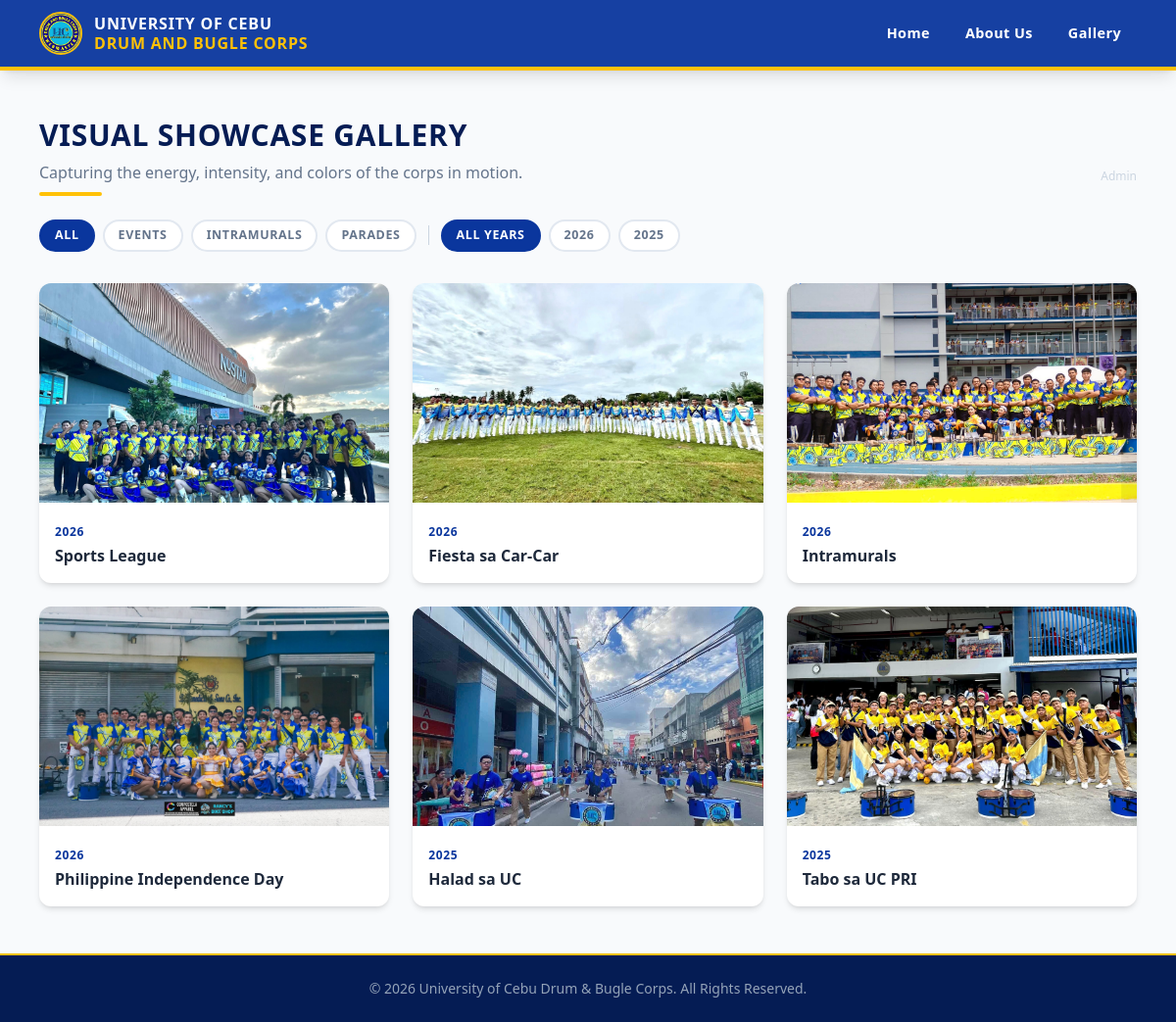
The page /gallery on the database its author committed.
### app.py (models this page shows)
class GalleryPhoto(db.Model):
    id = db.Column(db.Integer, primary_key=True)
    title = db.Column(db.String(150), nullable=False)
    year = db.Column(db.String(10), nullable=False)
    category = db.Column(db.String(50), nullable=False)
    filename = db.Column(db.String(200), nullable=False)

### app.py (the view, shortened to what this page needs)
@app.route('/gallery', methods=['GET', 'POST'])
def gallery():
    photos = GalleryPhoto.query.order_by(GalleryPhoto.year.desc(), GalleryPhoto.id.desc()).all()
    categories = sorted(set(p.category for p in photos))
    years = sorted(set(p.year for p in photos), reverse=True)
    is_admin = session.get('is_admin', False)
    return render_template('gallery.html', photos=photos, categories=categories, years=years, is_admin=is_admin)

### templates/gallery.html (shortened to what this page needs)
{% extends 'base.html' %}
{% block content %}
<div class="flex flex-col sm:flex-row sm:items-end justify-between gap-4 mb-2">
    <div>
        <h2 class="text-3xl font-black text-[#051C54] uppercase tracking-wide mb-2">Visual Showcase Gallery</h2>
        <p class="text-slate-500">Capturing the energy, intensity, and colors of the corps in motion.</p>
    </div>
    <div class="flex items-center gap-3 self-start sm:self-auto">
        {% if is_admin %}
        <button id="upload-toggle" class="flex items-center gap-2 bg-[#0A369D] hover:bg-[#051C54] text-white font-bold px-5 py-2.5 rounded-xl transition duration-300 hover:shadow-lg flex-shrink-0">
            <svg xmlns="http://www.w3.org/2000/svg" class="h-5 w-5" fill="none" viewBox="0 0 24 24" stroke="currentColor">
                <path stroke-linecap="round" stroke-linejoin="round" stroke-width="2" d="M12 4v16m8-8H4"/>
            </svg>
            Add Photo
        </button>
        <a href="{{ url_for('logout') }}" class="text-slate-400 hover:text-red-500 text-xs font-semibold transition duration-200 flex-shrink-0">
            Logout
        </a>
        {% else %}
        <a href="{{ url_for('login') }}" class="text-slate-300 hover:text-slate-500 text-xs transition duration-200 flex-shrink-0">
            Admin
        </a>
        {% endif %}
    </div>
</div>
<div class="w-16 h-1 bg-[#FFC107] rounded mb-6"></div>
{% if photos %}
<div class="flex flex-wrap items-center gap-2 mb-8">
    <button class="filter-btn is-active" data-value="all">All</button>
    {% for cat in categories %}
    <button class="filter-btn" data-value="{{ cat }}">{{ cat }}</button>
    {% endfor %}
    <button class="year-btn is-active" data-year="all">All Years</button>
    {% for yr in years %}
    <button class="year-btn" data-year="{{ yr }}">{{ yr }}</button>
    {% endfor %}
</div>
{% endif %}
<div id="gallery-grid" class="grid grid-cols-1 md:grid-cols-2 lg:grid-cols-3 gap-6">
    {% for photo in photos %}
    <div class="gallery-card group relative bg-white rounded-xl overflow-hidden shadow-md hover:shadow-xl transition duration-300 cursor-pointer"
         data-category="{{ photo.category }}"
         data-year="{{ photo.year }}"
         data-src="{{ url_for('static', filename='images/' + photo.filename) }}"
         data-title="{{ photo.title }}"
         data-meta="{{ photo.year }} · {{ photo.category }}"
         onclick="openLightbox(this)">
        <div class="h-56 overflow-hidden">
            <img src="{{ url_for('static', filename='images/' + photo.filename) }}"
                 alt="{{ photo.title }}"
                 class="w-full h-full object-cover group-hover:scale-105 transition duration-500">
        </div>
        <div class="p-4 transition duration-300 group-hover:opacity-0">
            <span class="text-xs font-bold text-[#0A369D] uppercase tracking-wider">{{ photo.year }}</span>
            <h4 class="text-base font-bold text-slate-800 mt-0.5">{{ photo.title }}</h4>
        </div>
    </div>
    {% else %}
    <div class="col-span-3 text-center py-16 text-slate-400">
        <p class="text-lg font-semibold">No photos yet. Click <strong class="text-[#0A369D]">Add Photo</strong> above to upload one.</p>
    </div>
    {% endfor %}
</div>
{% endblock %}

### templates/base.html (shortened to what this page needs)
<!DOCTYPE html>
<html lang="en">
<head>
    <script src="https://cdn.tailwindcss.com"></script>
    <link rel="stylesheet" href="{{ url_for('static', filename='css/style.css') }}">
</head>
<body class="bg-slate-50 text-slate-900 flex flex-col min-h-screen font-sans">
    <header class="sticky top-0 z-50 bg-[#0A369D]/95 backdrop-blur-md border-b-4 border-[#FFC107] shadow-lg">
        <div class="max-w-6xl mx-auto px-4 py-3">
            <div class="flex flex-row justify-between items-center">
                <div class="flex items-center gap-3">
                    <img src="{{ url_for('static', filename='images/ucdbc.png') }}" alt="UC DBC Logo" class="h-11 w-11 rounded-full border-2 border-[#FFC107] object-cover flex-shrink-0">
                    <h1 class="text-white font-black text-base tracking-wider uppercase leading-tight">
                        University of Cebu<br><span class="text-[#FFC107]">Drum and Bugle Corps</span>
                    </h1>
                </div>
                <nav class="hidden sm:flex gap-1">
                    <a href="{{ url_for('home') }}" class="nav-link">Home</a>
                    <a href="{{ url_for('history') }}" class="nav-link">About Us</a>
                    <a href="{{ url_for('gallery') }}" class="nav-link">Gallery</a>
                </nav>
            </div>
        </div>
    </header>
    <main class="flex-grow max-w-6xl w-full mx-auto px-4 py-6 md:py-12">
        {% block content %}{% endblock %}
    </main>
    <footer class="bg-[#051C54] text-slate-400 text-center py-6 border-t-2 border-[#FFC107] text-sm mt-auto">
        <p>&copy; 2026 University of Cebu Drum & Bugle Corps. All Rights Reserved.</p>
    </footer>
</body>
</html>

### static/css/style.css (style rules this page uses)
html { scroll-behavior: smooth; }
body { font-family: 'Inter', sans-serif; -webkit-font-smoothing: antialiased; -moz-osx-font-smoothing: grayscale; }
.group img { transition: transform 0.5s cubic-bezier(0.4, 0, 0.2, 1); }
main { min-height: calc(100vh - 160px); }
.nav-link { position: relative; color: white; font-weight: 700; font-size: 0.9rem; letter-spacing: 0.03em; padding: 8px 16px; border-radius: 8px; text-decoration: none; transition: color 0.25s ease, transform 0.25s ease; }
.nav-link::after { content: ''; position: absolute; bottom: 4px; left: 50%; transform: translateX(-50%); width: 0; height: 2px; background-color: #FFC107; border-radius: 2px; transition: width 0.3s cubic-bezier(0.4, 0, 0.2, 1); }
.filter-btn, .year-btn { padding: 5px 14px; border-radius: 9999px; font-size: 0.78rem; font-weight: 700; border: 2px solid #e2e8f0; background: white; color: #64748b; cursor: pointer; transition: all 0.2s ease; text-transform: uppercase; letter-spacing: 0.05em; white-space: nowrap; }
.filter-btn.is-active, .year-btn.is-active { background: #0A369D; color: white; border-color: #0A369D; }

### rows shown on the page
GalleryPhoto: category "EVENTS", year "2026", filename (picture), title "Sports League"
GalleryPhoto: category "INTRAMURALS", filename (picture), year "2026", title "Intramurals"
GalleryPhoto: category "PARADES", filename (picture), year "2026", title "Philippine Independence Day"
GalleryPhoto: year "2025", filename (picture), title "Halad sa UC"
GalleryPhoto: filename (picture), year "2026", title "Fiesta sa Car-Car"
GalleryPhoto: filename (picture), year "2025", title "Tabo sa UC PRI"
